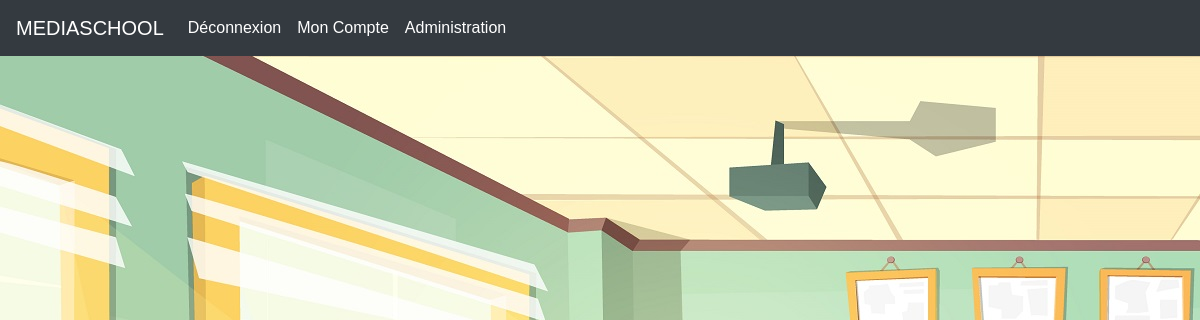
Before: /view/singleArticle.php?art_id=29 (signed in) with the older database file.
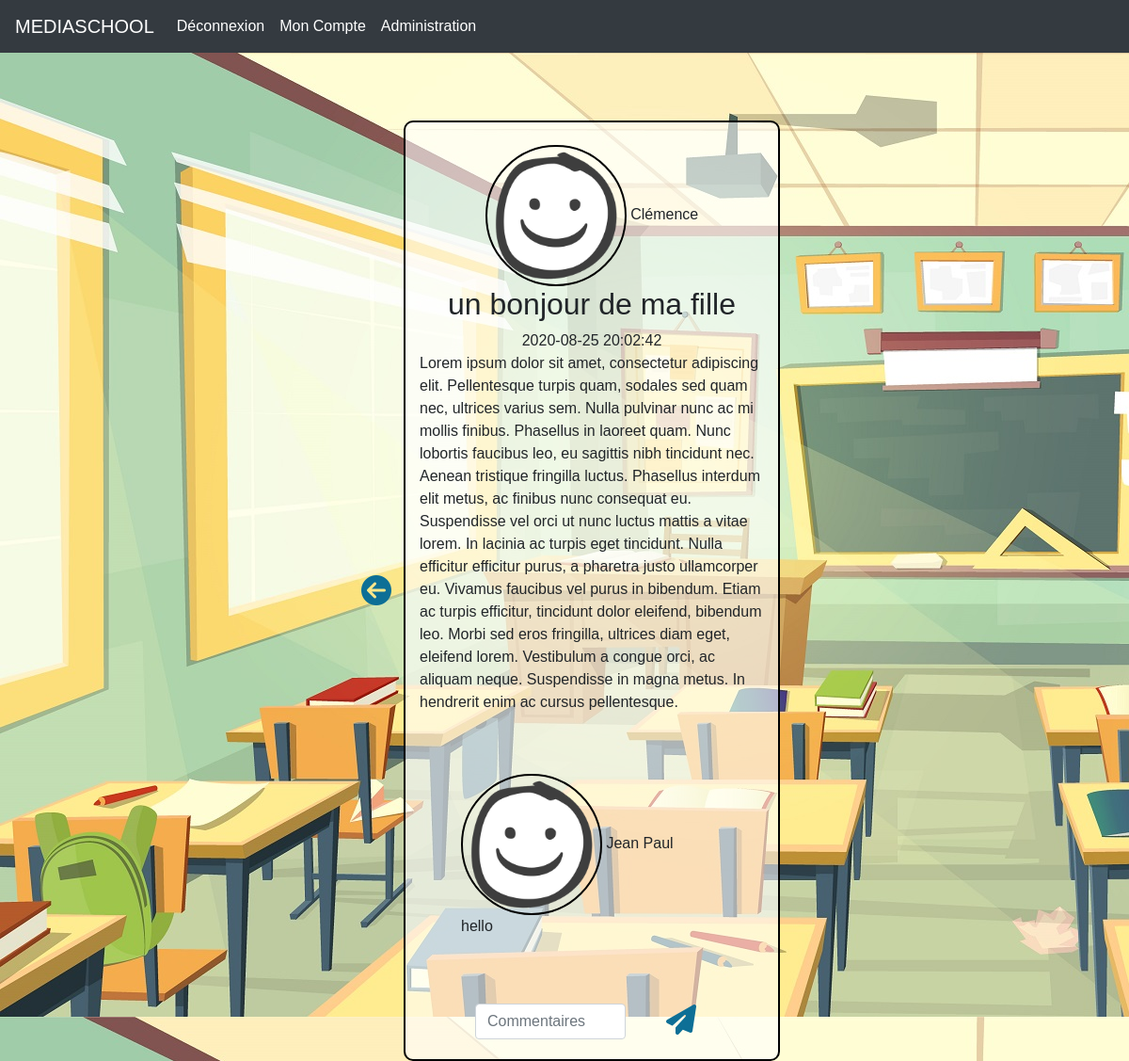
After: the same page with the newer database file.
### tables this page shows
CREATE TABLE `messages` (
  `m_id` int(11) NOT NULL,
  `createdAt` timestamp NULL DEFAULT current_timestamp(),
  `title` varchar(150) NOT NULL,
  `content` text NOT NULL,
  `id_sender` int(11) NOT NULL,
  `id_receiver` int(11) NOT NULL
);

CREATE TABLE `users` (
  `id` int(11) NOT NULL,
  `name` varchar(50) NOT NULL,
  `surname` varchar(50) NOT NULL,
  `mail` varchar(255) NOT NULL,
  `mdp` text NOT NULL,
  `avatar` text DEFAULT NULL,
  `admin` tinyint(1) NOT NULL DEFAULT 0
);

CREATE TABLE `comments` (
  `c_id` int(11) NOT NULL,
  `createdAt` timestamp NULL DEFAULT current_timestamp(),
  `c_texte` text NOT NULL,
  `user_id` int(11) NOT NULL,
  `message_id` int(11) NOT NULL
);

### controller/singleArticle.controler.php (called while the page is built, shortened)
<?php
if (isset($_GET['art_id'])) {
    $conn = new PDO("mysql:host=" . $_ENV['SERVERNAME'] . ";dbname=" . $_ENV['DBNAME'] . ";charset=UTF8", $_ENV['USERNAME'] , $_ENV['PASSWORD'] );
    $reqArticle = $conn->prepare('SELECT *FROM messages INNER JOIN users ON messages.id_sender  = users.id AND messages.m_id=?');
    $reqArticle->execute(array($_GET['art_id']));
} else {
    $erreur = "une erreur est survenue lors du chargement !";
}

### controller/commentaire.control.php (called while the page is built, shortened)
<?php
$conn = new PDO("mysql:host=" . $_ENV['SERVERNAME'] . ";dbname=" . $_ENV['DBNAME'] . ";charset=UTF8", $_ENV['USERNAME'] , $_ENV['PASSWORD'] );
$reqComment = $conn->query('SELECT *FROM comments JOIN users ON comments.user_id   = users.id JOIN messages ON comments.message_id = messages.m_id');
$reqComment->execute(array());

### view/singleArticle.php (the view, shortened to what this page needs)
<?php
require "../controller/head.php";
require "header.php";
require "../controller/singleArticle.controler.php";
require "../controller/profil.controler.php";
if (isset($_GET['art_id'])) {
    while ($articleInfo = $reqArticle->fetch())
    {
        ?>
        <div class="container-fluid">
            <div class="row justify-content-center">
                <button class="btn btn-default" name="back"><a href="<?= $_SESSION['admin'] ? "index.php?id=" . $_SESSION['id'] . "&admin=" . $_SESSION['admin'] : "index.php?id=" . $_SESSION['id'];?>"><i class="fas fa-arrow-circle-left"></i></a></button>
                <div class="col-md-4 singlePost">
                    <br>
                    <div class="pseudo">
                        <?php
                    if(!empty($userInfo['avatar']))
                    {
                        ?>
                        <img src="assets/membres/avatars/<?= $articleInfo['avatar'];?>" alt="" width="100px" height="100px">
                        <?php
                    }else {?>
                        <img src="assets/membres/avatars/default.png" alt="" class="avatar" width="150px">
                        <?php
                    }
                ?>
                        <span><?= $articleInfo['surname'];?></span>
                    </div>
                    <h2><?= $articleInfo['title'];?></h2>
                    <span><?= $articleInfo['createdAt'];?></span>
                    <p><?= $articleInfo['content'];?></p>
                    <br><br>
                    <div>
                        <?php
                        if ($_SESSION['id']) {
                            require "commentaires.php";
                        }
                        ?>
                    </div>
                </div>
            </div>
        </div>
    <?php
    }
}
require "footer.php";

### view/commentaires.php
<?php
require "../controller/commentaire.control.php";
?>
<?php
while ($commentInfo = $reqComment->fetch()) {
    if ($commentInfo['message_id'] == $_GET['art_id']) {
        if (!empty($userInfo['avatar'])) {
?>
<img src="assets/membres/avatars/<?= $commentInfo['avatar'] ?>" alt="" width="50px" height="50px" class="avatarComm">
<?php
        } else { ?>
<img src="assets/membres/avatars/default.png" alt="" class="avatar" width="150px">
<?php
        }
        ?>
<span><?= $commentInfo['surname'] ?></span>
<p><?= $commentInfo['c_texte'] ?></p><br><br>
<?php
    } else {
        $erreur = "il y a eu un probleme !";
    }
}
?>
<form action="" method="post" class="form-group com form-inline">
    <div class="col-auto">
        <input type="text" name="commentaire" id="commentaire" class="form-control" placeholder="Commentaires">
    </div>
    <div class="col-auto">
        <button type="submit" class="btn btn-default send" name="com"><i class="fas fa-paper-plane"></i></button>
    </div>
</form>

Changed rows visible on the page:
now on this page (row edited): messages: id_sender.surname "Clémence", title "un bonjour de ma fille", createdAt "2020-08-25 20:02:42", content "Lorem ipsum dolor sit amet, consectetur adipiscing elit. Pellentesque turpis quam, sodales sed quam nec, ultrices varius sem. Nulla pulvinar nunc ac mi mollis finibus. Phasellus in laoreet quam. Nunc lobortis faucibus leo, eu sagittis nibh tincidunt nec. Aenean tristique fringilla luctus. Phasellus interdum elit metus, ac finibus nunc consequat eu. Suspendisse vel orci ut nunc luctus mattis a vitae lorem. In lacinia ac turpis eget tincidunt. Nulla efficitur efficitur purus, a pharetra justo ullamcorper eu. Vivamus faucibus vel purus in bibendum. Etiam ac turpis efficitur, tincidunt dolor eleifend, bibendum leo. Morbi sed eros fringilla, ultrices diam eget, eleifend lorem. Vestibulum a…"
added comments: user.surname "Jean Paul", c_texte "hello"
